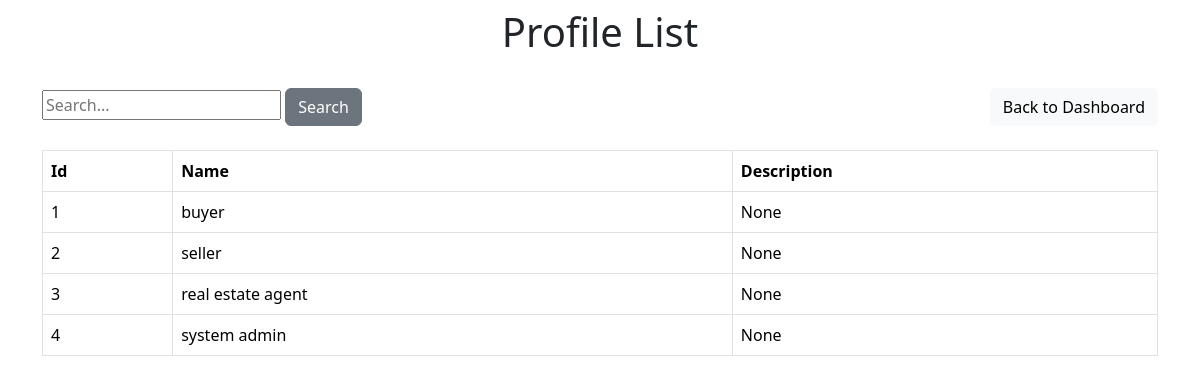
The page /displayProfiles on the database as committed earlier.
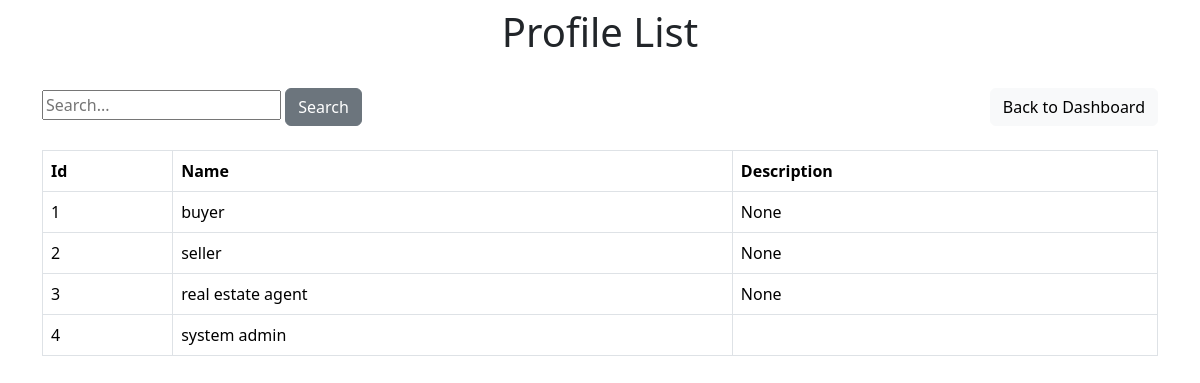
The same page on the database as committed later.
### app/entity/models.py (models this page shows, shortened)
class UserProfile(Base):
    __tablename__ = "user_profile"
    profile_id = Column(Integer, primary_key=True, autoincrement=True, unique=True)
    roles = Column(String(255), unique=True)
    description = Column(String(255), nullable=True)
    suspend_status = Column(Boolean, nullable=False)
    user = relationship("User", back_populates="userprofile")
    @classmethod
    def get_all_profiles(cls):
        profiles = session.query(cls).filter(cls.suspend_status==False).all()
        return profiles

### app/boundary/systemAdminBoundary.py (the view)
    @adminBP.route('/displayProfiles', methods=['POST', 'GET'])
    def displayProfile():
        view_profile = ViewProfileController()
        profile_list = view_profile.viewProfiles()
        return render_template('systemAdmin/view-profiles.html', title="All Profile", profiles=profile_list)

### app/control/adminController.py (called while the page is built)
    def viewProfiles(self):
        profile_list = UserProfile.get_all_profiles()
        return profile_list

### app/templates/systemAdmin/view-profiles.html (shortened to what this page needs)
{% extends 'base.html' %}
{% block body %}
<div class="container">
    <div class="my-2">
        <h1 style="text-align: center;"> Profile List </h1> <br>
        <div style="display: flex; justify-content: space-between; align-items: center;">
            <div>
                <form action="/searchProfile" method="POST">
                    <input type="text" id="query" name="query" placeholder="Search...">
                    <button class="btn btn-secondary" type="submit">Search</button>
                </form>
            </div>
            <div>
                <button class="btn btn-light" style="margin-right: auto;" onclick="back()">Back to Dashboard</button>
            </div>
        </div><br>
        <div class="table-responsive">
            <table class="table table-bordered">
                <thead>
                    <tr>
                        <th>Id</th>
                        <th>Name</th>
                        <th>Description</th>
                    </tr>
                </thead>
                <tbody>
                    {% for profile in profiles %}
                    <tr>
                        <td>{{profile.profile_id}}</td>
                        <td>{{profile.roles}}</td>
                        <td>{{profile.description}}</td>
                    </tr>
                    {% endfor %}
                </tbody>
            </table>
        </div>
    </div>
</div>
{% endblock %}

Rows that differ between the two databases and show on the page:
changed UserProfile "system admin": description "None" → (not shown)
